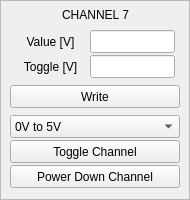
     <widget class="QFrame" name="frame_26">
      <property name="geometry">
       <rect>
        <x>800</x>
        <y>220</y>
        <width>190</width>
        <height>200</height>
       </rect>
      </property>
      <property name="frameShape">
       <enum>QFrame::StyledPanel</enum>
      </property>
      <property name="frameShadow">
       <enum>QFrame::Raised</enum>
      </property>
      <widget class="QLabel" name="label_131">
       <property name="geometry">
        <rect>
         <x>0</x>
         <y>5</y>
         <width>191</width>
         <height>20</height>
        </rect>
       </property>
       <property name="text">
        <string>CHANNEL 7</string>
       </property>
       <property name="alignment">
        <set>Qt::AlignCenter</set>
       </property>
      </widget>
      <widget class="QLineEdit" name="ledt_wr7_t1">
       <property name="geometry">
        <rect>
         <x>90</x>
         <y>55</y>
         <width>85</width>
         <height>23</height>
        </rect>
       </property>
      </widget>
      <widget class="QLabel" name="label_132">
       <property name="geometry">
        <rect>
         <x>10</x>
         <y>30</y>
         <width>81</width>
         <height>23</height>
        </rect>
       </property>
       <property name="text">
        <string>Value [V]</string>
       </property>
       <property name="alignment">
        <set>Qt::AlignCenter</set>
       </property>
      </widget>
      <widget class="QPushButton" name="pB_wr_up7_t">
       <property name="geometry">
        <rect>
         <x>10</x>
         <y>85</y>
         <width>170</width>
         <height>23</height>
        </rect>
       </property>
       <property name="text">
        <string>Write</string>
       </property>
      </widget>
      <widget class="QPushButton" name="pB_pd7_t">
       <property name="geometry">
        <rect>
         <x>10</x>
         <y>165</y>
         <width>170</width>
         <height>23</height>
        </rect>
       </property>
       <property name="text">
        <string>Power Down Channel</string>
       </property>
       <property name="checkable">
        <bool>false</bool>
       </property>
      </widget>
      <widget class="QLabel" name="label_136">
       <property name="geometry">
        <rect>
         <x>10</x>
         <y>55</y>
         <width>81</width>
         <height>23</height>
        </rect>
       </property>
       <property name="text">
        <string>Toggle [V]</string>
       </property>
       <property name="alignment">
        <set>Qt::AlignCenter</set>
       </property>
      </widget>
      <widget class="QLineEdit" name="ledt_wr7_t0">
       <property name="geometry">
        <rect>
         <x>90</x>
         <y>30</y>
         <width>85</width>
         <height>23</height>
        </rect>
       </property>
      </widget>
      <widget class="QComboBox" name="cBox_span7_t">
       <property name="geometry">
        <rect>
         <x>10</x>
         <y>115</y>
         <width>170</width>
         <height>23</height>
        </rect>
       </property>
       <property name="sizePolicy">
        <sizepolicy hsizetype="Preferred" vsizetype="Fixed">
         <horstretch>0</horstretch>
         <verstretch>0</verstretch>
        </sizepolicy>
       </property>
       <item>
        <property name="text">
         <string>0V to 5V </string>
        </property>
       </item>
       <item>
        <property name="text">
         <string>-2.5V to + 2.5V</string>
        </property>
       </item>
       <item>
        <property name="text">
         <string>-5V to +5V</string>
        </property>
       </item>
      </widget>
      <widget class="QPushButton" name="pB_toggle_s_7">
       <property name="geometry">
        <rect>
         <x>10</x>
         <y>140</y>
         <width>170</width>
         <height>23</height>
        </rect>
       </property>
       <property name="text">
        <string>Toggle Channel</string>
       </property>
       <property name="checkable">
        <bool>true</bool>
       </property>
      </widget>
     </widget>
